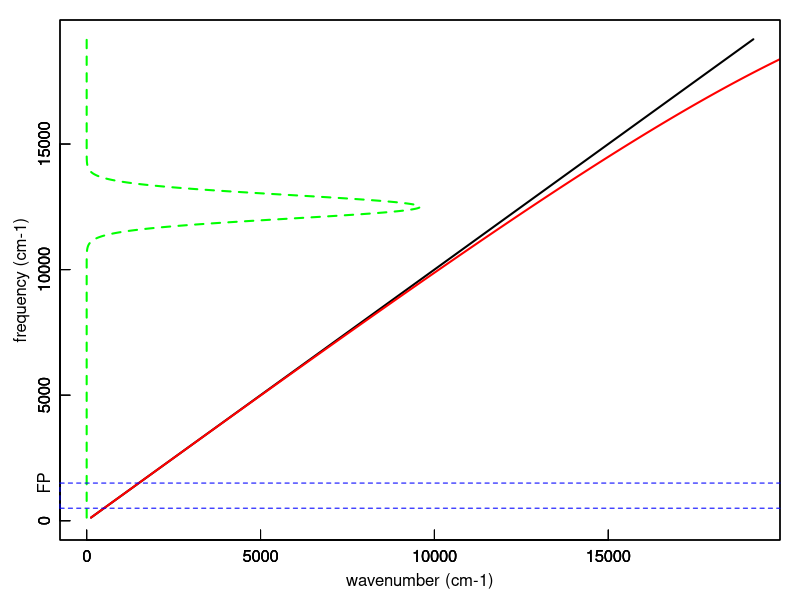

Here is the R script that generated this plot:
speed_of_light <- 299792458 #m/s
#calculation parameter
division_number_frequency <- 4000

#Drude parameter of gold
scattering_rate_wavenum <- 384 #cm^-1 (<380 cm^-1 for grain size of >56nm)
scattering_rate <- scattering_rate_wavenum * speed_of_light *100 #1/s
plasma_frequency_wavenum <-67900 #cm^-1
plasma_frequency <- plasma_frequency_wavenum  * speed_of_light *100 #1/s
dielectric_background <- 7.0

#Ti:saphire laser
central_wavelength <- 800 *10^(-9) #m
central_frequency <- speed_of_light/central_wavelength #1/s
pulse_duration <- 50 *10^(-15) #s 
frequency_deviation <- 1/(pulse_duration*2/2) #1/s
repetition_rate <- 1*10^3 #1/s
#operating_frequency <- seq(central_frequency-5/pulse_duration, central_frequency+5/pulse_duration, by=repetition_rate) #1/s
operating_frequency <- seq(central_frequency/100, central_frequency+10/pulse_duration, length=division_number_frequency) #1/s
operating_frequency_wavenum <- operating_frequency /speed_of_light /100 #cm^-1

dielectric_constant <- dielectric_background - plasma_frequency^2 / ( operating_frequency^2 + 1i*operating_frequency*scattering_rate )
k_free_light_wavenum <- operating_frequency_wavenum #cm^-1
k_SPP_wavenum <- operating_frequency_wavenum* sqrt(dielectric_constant/(dielectric_constant+1)) #cm^-1
k_SPP_Re_wavenum <- Re(k_SPP_wavenum)
intensity <- exp(-(operating_frequency-central_frequency)^2/(frequency_deviation^2)/2*2)

png("nonlinear.png", height=1300, width=1700, res=216)
par(mar = c(3, 3, 1, 1)) #  余白の広さを行数で指定．下，左，上，右の順．
par(mgp = c(1.5, 0.3, 0)) #  余白の使い方．説明，ラベル，軸の位置を行で指定．
plot(k_free_light_wavenum, operating_frequency_wavenum, xlim=c(0,max(operating_frequency_wavenum)), ylim=c(0,max(operating_frequency_wavenum)), type="l", lwd=2, tcl=0.5, col="black", xlab="", ylab="")
par(new=T)
plot(k_SPP_Re_wavenum, operating_frequency_wavenum, xlim=c(0,max(operating_frequency_wavenum)), ylim=c(0,max(operating_frequency_wavenum)),type="l", lwd=2, tcl=0.5, col="red", xlab="", ylab="")
par(new=T)
plot(intensity*max(operating_frequency_wavenum)*0.5, k_free_light_wavenum, xlim=c(0,max(operating_frequency_wavenum)), ylim=c(0,max(operating_frequency_wavenum)),type="l", lty="dashed", lwd=2, tcl=0.5, col="green",xlab="wavenumber (cm-1)", ylab="frequency (cm-1)")
par(new=T)
axis(side=2, xlim=c(0,max(operating_frequency_wavenum)), ylim=c(0,max(operating_frequency_wavenum)), at=c(500,1500), labels=c("", "FP"), tck=1, col="blue", lty="dashed")
dev.off()